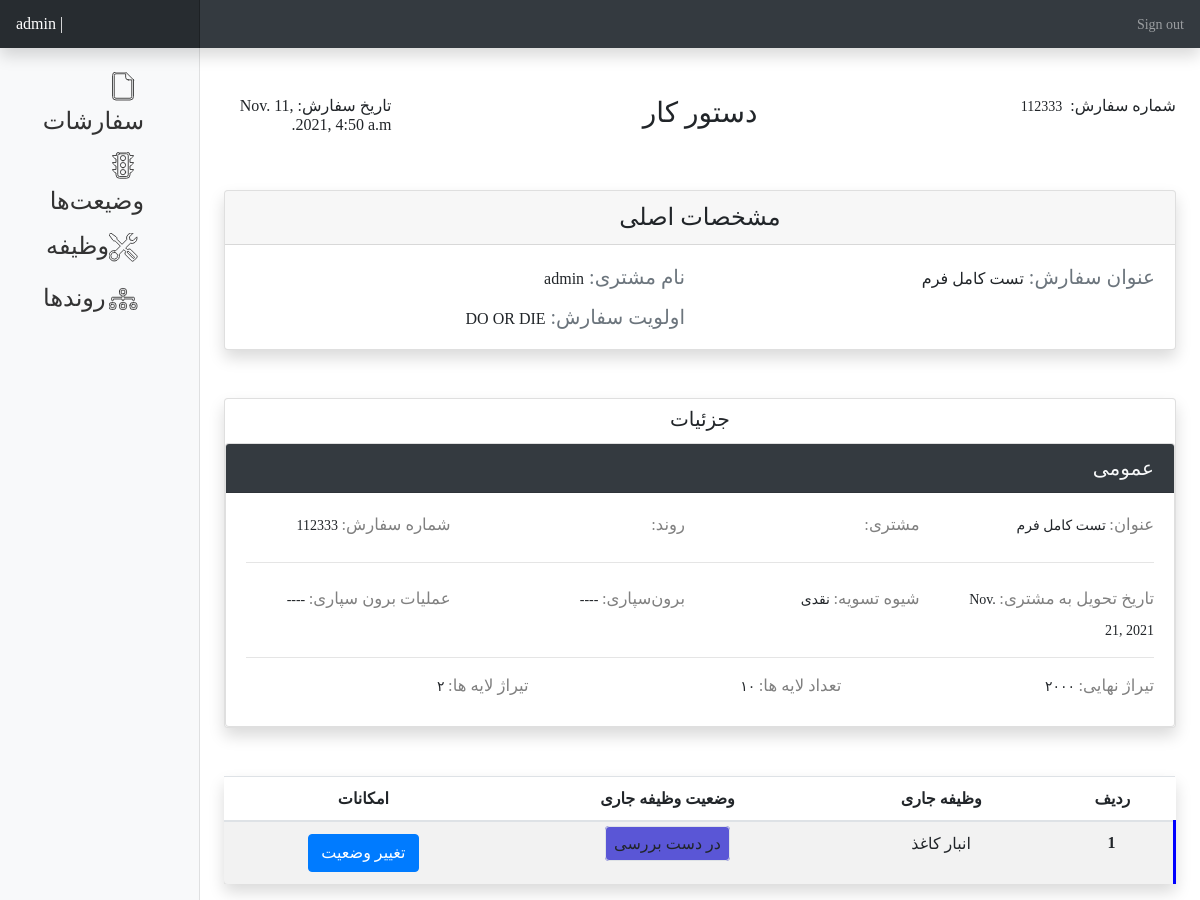
Screenshot of /dashboard/order/64 (signed in) with the database file from the repository.
### order/models.py (models this page shows, shortened)
class order_meta(models.Model):
    order_id = models.OneToOneField(order, on_delete=models.CASCADE, primary_key=True)
    meta_value = models.JSONField(null=True)
    class Meta:
        permissions = [
            ("Can_view_litography", "can view litography details"),
            ("Can_view_paper", "can view paper details"),
            ("Can_view_hotstamp", "can view hotstamp details"),
            ("Can_view_befor_cut", "can view befor cut details"),
            ("Can_view_print",  "can view print details"),
            ("Can_view_hard_cover", "can view hard cover details"),
            ("Can_view_plastic_cover", "can view plastice cover details"),
            ("Can_view_part_cover", "can view part cover details"),
            ("Can_view_shield", "can view sheidl details"),
            ("Can_view_window_sticking", "can view window sticking details"),
            ("Can_view_box_sticking", "can view box sticking details"),
            ("Can_view_bindray", "can view bindray details"),
            ("Can_view_customize", "can view customize details"),
            ("Can_view_packaging", "can view packaging details")
        ]

class order(models.Model):
    LASTMAN_STANDING = "DO OR DIE"
    CRITICAL_PRIORITY = "Critical"
    HIGH_PRIORITY = "High"
    MIDDLE_PRIORITY = "Middle"
    LOW_PRIORITY = "Low"
    INDEED_PRIORITY = [
        (LASTMAN_STANDING, 'Do or die'),
        (CRITICAL_PRIORITY, 'Critical priority'),
        (HIGH_PRIORITY, 'High priority'),
        (MIDDLE_PRIORITY, 'Middle priority'),
        (LOW_PRIORITY, 'Low priority'),
    ]
    order_title = models.CharField(max_length=100, unique=True)
    customer_id = models.ForeignKey(get_user_model(), null=True, on_delete=models.PROTECT)
    priority = models.CharField(max_length=11, choices=INDEED_PRIORITY, default=LOW_PRIORITY)
    process_id = models.ForeignKey(process, on_delete=models.SET_NULL, null=True)
    created_at  = models.DateTimeField(null=True, blank=True, auto_now_add=True)
    updated_at  = models.DateTimeField(null=True, blank=True, auto_now=True)

class order_process_action(models.Model):
    order_id = models.ForeignKey(order, on_delete=models.CASCADE)
    process_action = models.ForeignKey(process_action, on_delete=models.CASCADE)
    status = models.ForeignKey(status, on_delete=models.PROTECT, null=True,)
    created_at  = models.DateTimeField(null=True, blank=True, auto_now_add=True)
    updated_at  = models.DateTimeField(null=True, blank=True, auto_now=True)

### main_app/models/process_model.py (models this page shows)
class process_action(models.Model):
    action   = models.ForeignKey(Action, on_delete=models.PROTECT)
    process_id   = models.ForeignKey(process, on_delete=models.PROTECT, null=False, default="تعیین نشده")
    created_at = models.DateTimeField(null=True, blank=True, auto_now_add=True)
    updated_at = models.DateTimeField(null=True, blank=True, auto_now=True)
    def __str__(self):
        return self.action.name

### main_app/models/action_model.py (models this page shows, shortened)
class Action(models.Model):
    name        = models.CharField(max_length=55, unique=True)
    description = models.CharField(max_length=155)
    dependency   = models.ForeignKey("self", on_delete=models.SET_NULL, null=True, blank=True)
    created_at  = models.DateTimeField(null=True, blank=True, auto_now_add=True)
    updated_at  = models.DateTimeField(null=True, blank=True, auto_now=True)
    class Meta:
        ordering = ["pk"]

### main_app/models/status_model.py (models this page shows)
class status(models.Model):
    status_title = models.CharField(max_length=55, default='تعیین نشده')
    description = models.CharField(max_length=55, null=True)
    color = models.CharField(max_length=7, null=True, default='e3e3e3')
    created_at   = models.DateTimeField(null=True, blank=True, auto_now_add=True)
    updated_at   = models.DateTimeField(null=True, blank=True, auto_now=True)
    class Meta:
        ordering = ["pk"]
    def __str__(self):
        return self.status_title

### order/views.py (the view)
# urls.py: path('<pk>', OrderDetail, name="order-detail"),
@login_required
def OrderDetail(request, pk):
    order_id = pk
    current_user = request.user
    current_order = order.objects.get(pk=pk)
    action_perms = auth_user_action.objects.filter(user_id=current_user).values_list('action_id', flat=True)
    actions2 = order_process_action.objects.filter(process_action__action__in=action_perms).filter(order_id=order_id).all()
    actions = order_process_action.objects.filter(order_id=current_order).all()
    meta = order_meta.objects.filter(order_id=order_id).only('meta_value').get()
    users = json.loads(meta.meta_value['assignE'])
    meta.meta_value['assignE'] = users
    return render(
        request,
        "order/order_detail.html",
        {"order": current_order, "actions": actions2, "meta":meta}
    )

### order/templatetags/tags.py (called while the page is built)
@register.filter
def convert_str_date(value):
    return datetime.strptime(value, '%Y/%m/%d').date()

### order/templates/order/order_detail.html (shortened to what this page needs)
{% extends "dashboard/base.html"%}
{% load static %}
{% load jalali_tags %}
{% load tags %}
{% block head %}
{{block.super}}
<link rel="stylesheet" href="{% static 'admin/jquery.ui.datepicker.jalali/themes/base/jquery-ui.min.css' %}">
{% endblock%}
{% block content %}
<div class="mt-5" dir="rtl">
    <div class="row">
        <div class="col-md-3" dir="ltr"><span class="pr-2">{{meta.meta_value.order_number}}</span><span class="h6">:شماره سفارش</span></div>
        <div class="col-md-6">
            <h3 class="text-center">دستور کار</h3>
        </div>
        <div class="col-md-3">
            <p class="h6 pr-5"><span>تاریخ سفارش: </span><span>{{order.created_at|to_jalali:'%Y/%m/%d'}}</span></p>
        </div>
    </div>
    <div class="card mb-5 bq-primary shadow shadow-md mt-5 text-center">
        <div class="card-header h4 text-center card-title">مشخصات اصلی</div>
        <div class="card-body">
            <div class="row">
                <div class="col-md-6" dir="rtl">
                    <p class="card-text"><span class="h5 text-secondary">عنوان سفارش: </span><span
                            class="h6">{{order.order_title}}</span></p>
                </div>
                <div class="col-md-6" dir="rtl">
                    <p class="card-text"><span class="h5 text-secondary text-right">نام مشتری: </span><span
                            class="h6">{{order.customer_id}}</span></p>
                    <p class="card-text"><span class="h5 text-secondary">اولویت سفارش: </span><span
                            class="h6">{{order.priority}}</span></p>
                </div>
            </div>
        </div>
    </div>
    <div class="card mb-5 bq-primary shadow shadow-md mt-5 text-center">
        <div class="h5 mt-2 text-center card-title">جزئیات</div>
        <div class="card text-right">
            <h5 class="card-header bg-dark text-light hideChildren" aria-label="Show">عمومی</h5>
            <div class="card-body">
                <div class="row" dir="rtl">
                    <div class="col-md-3">
                        <label for="{{form.title.id_form_label}}">عنوان:</label>
                        {{meta.meta_value.title}}
                    </div>
                    <div class="col-md-3">
                        <label for="{{form.assignE.id_for_label}}">مشتری:</label>
                    </div>
                    <div class="col-md-3">
                        <label for="{{form.flow.id_for_label}}">روند:</label>
                    </div>
                    <div class="col-md-3">
                        <label for="{{form.order_number.id_for_label}}">شماره سفارش:</label>
                        {{meta.meta_value.order_number}}
                    </div>
                </div>
                <hr>
                <div class="row mt-4">
                    <div class="col-md-3">
                        <label for="{{form.delivery_date.id_for_label}}">تاریخ تحویل به مشتری:</label>
                        {% with date=meta.meta_value.delivery_date|convert_str_date %}
                        {{date|to_jalali:'%Y/%m/%d'}}
                        {% endwith %}
                    </div>
                    <div class="col-md-3">
                        <label for="{{form.payment_type.id_for_label}}">شیوه تسویه:</label>
                        {{meta.meta_value.payment_type}}
                    </div>
                    <div class="col-md-3">
                        <label for="{{form.outsource.id_for_label}}">برون‌سپاری:</label>
                        {% if meta.meta_value.outsource == "True" %}
                        دارد
                        {% else %}
                        ----
                        {% endif %}
                    </div>
                    <div class="col-md-3">
                        <label for="{{form.outsource_action.id_for_label}}">عملیات برون سپاری:</label>
                        {% if meta.meta_value.outsource == "True" %}
                        {{meta.meta_value.outsource_action}}
                        {% else %}
                        ----
                        {% endif %}
                    </div>
                </div>
                <hr>
                <div class="row mt-3">
                    <div class="col-md-4">
                        <label for="{{form.final_circulation.id_for_label}}">تیراژ نهایی:</label>
                        {{meta.meta_value.final_circulation}}
                    </div>
                    <div class="col-md-4">
                        <label for="{{form.layers.id_for_label}}">تعداد لایه ها:</label>
                        {{meta.meta_value.layers}}
                    </div>
                    <div class="col-md-4">
                        <label for="{{form.layer_circulation.id_for_label}}">تیراژ لایه ها:</label>
                        {{meta.meta_value.layer_circulation}}
                    </div>
                </div>
            </div>
        </div>
    </div>
    <table class="table  rounded shadow text-center table-striped"  dir="rtl">
        <thead class="thead">
            <tr>
                <th scope="col">ردیف</th>
                <th scope="col">وظیفه جاری</th>
                <th scope="col">وضعیت وظیفه جاری</th>
                <th scope="col">امکانات</th>
            </tr>
        </thead>
        <tbody>
            {% if actions|length >= 1 %}
            {% for action in actions %}
            <tr style="border-right: 3px solid blue;" class="rounded">
                <th scope="row">{{ forloop.counter }}</th>
                <td>{{action.process_action}}</td>
                <td><span class="border p-2 rounded" style="background-color: #{{action.status.color}};">{{action.status}}</span></td>
                <td><a href="{% url 'order-meta-status' action.pk %}" class="btn btn-primary">تغییر وضعیت</a></td>
            </tr>
            {% empty %}
            <li>No objects yet.</li>
            {% endfor%}
            {% endif %}
        </tbody>
    </table>
</div>
{% endblock %}

### main_app/templates/dashboard/base.html (shortened to what this page needs)
<html lang="en">
  {% load static %}
  <head>
  {% block head %}
  <link rel="stylesheet" href="{% static 'main_app/bootstrap/css/bootstrap.min.css' %}" >
  {% endblock %}
</head>
<body>
  <nav class="navbar navbar-dark sticky-top bg-dark flex-md-nowrap p-0 shadow">
    <a class="navbar-brand col-md-3 col-lg-2 mr-0 px-3" href="/dashboard/">{{user}} | </a>
    <ul class="navbar-nav px-3">
      <li class="nav-item text-nowrap">
        <a class="nav-link" href="{% url 'logout' %}">Sign out</a>
      </li>
    </ul>
  </nav>
  <div class="container-fluid">
    <div class="row">
      <nav id="sidebarMenu" class="col-md-3 col-lg-2 d-md-block bg-light sidebar collapse text-right" dir="rtl">
        <div class="sidebar-sticky pt-3">
          <ul class="nav flex-column">
            <li class="nav-item">
              <a class="nav-link" href='{% url "order-list" %}'>
                <span class="h4">سفارشات</span>
              </a>
            </li>
            {% if perms.main_app.view_status %}
            <li class="nav-item">
              <a class="nav-link" href='{% url "status-list"%}'>
                <span class="h4">وضیعت‌ها</span>
              </a>
            </li>
            {% endif %}
            {% if perms.main_app.view_action %}
            <li class="nav-item">
              <a class="nav-link" href='{% url "action-list" %}'>
                <span class="h4">وظیفه</span>‌
              </a>
            </li>
            {% endif %}
            {% if perms.main_app.view_process %}
            <li class="nav-item">
              <a class="nav-link" href='{% url "process-list" %}'>
                 <span class="h4">روندها</span>
              </a>
            </li>
            {% endif %}
          </ul>
        </div>
      </nav>
      <main dir="ltr" role="main" class="col-md-9 ml-sm-auto col-lg-10 px-md-4 text-right">
          {% block content %}
          {% endblock %}
      </main>
    </div>
  </div>
</body>
</html>

### main_app/templates/dashboard/base.html (style rules this page uses)
body { font-size: .875rem; }
.sidebar { position: fixed; top: 0; bottom: 0; left: 0; z-index: 100; padding: 48px 0 0; box-shadow: inset -1px 0 0 rgba(0, 0, 0, .1); }
.sidebar-sticky { position: relative; top: 0; height: calc(100vh - 48px); padding-top: .5rem; overflow-x: hidden; overflow-y: auto; }
.sidebar .nav-link { font-weight: 500; color: #333; }
.navbar-brand { padding-top: .75rem; padding-bottom: .75rem; font-size: 1rem; background-color: rgba(0, 0, 0, .25); box-shadow: inset -1px 0 0 rgba(0, 0, 0, .25); }
body { font-family: iranYekan; }

### order/templates/order/order_detail.html (style rules this page uses)
label { font-size: 16.5px; color:gray; }
.card-body { text-align: right; }

### rows the page displays
order_meta: meta_value.order_number "112333", meta_value "تست کامل فرم", meta_value.payment_type "نقدی", meta_value.final_circulation "۲۰۰۰", meta_value.layers "۱۰", meta_value.layer_circulation "۲"
order: created_at|to_jalali "Nov. 11, 2021, 4:50 a.m.", order_title "تست کامل فرم", customer_id "admin", priority "DO OR DIE"
order_process_action: process_action "انبار کاغذ", status "در دست بررسی"

### other values shown
{{ user }} "admin"
{{ date|to_jalali:'%Y/%m/%d' }} "Nov. 21, 2021"
